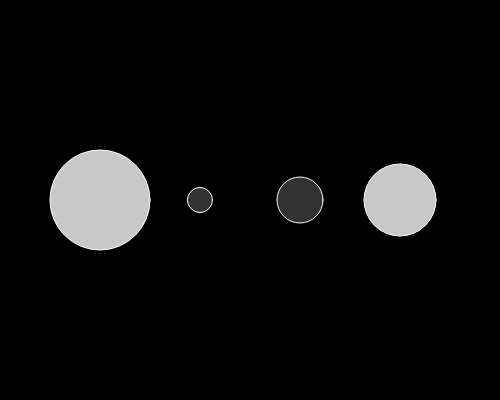
Frame 1 (no input)
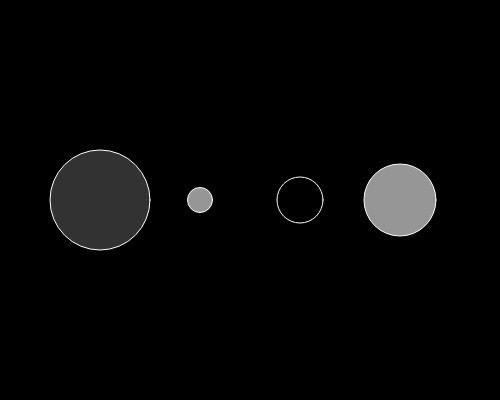
Frame 60 (no input)
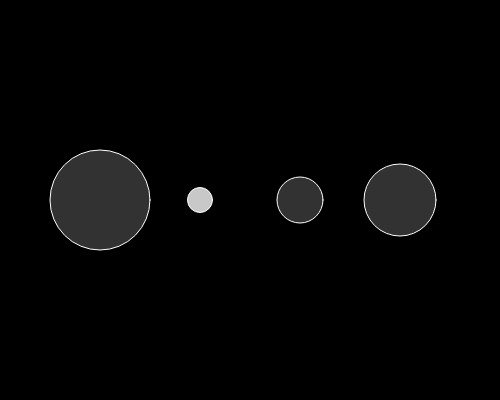
Frame 120 (the mouse pressed at the canvas centre since frame 60)

The p5.js sketch that drew these frames (run headless with seeded random() and noise() and a simulated clock; from frame 60 on, the mouse is pressed at the canvas centre):

// p5.js sketch
// ── sketch.js
let nums = [100, 25, 46, 72];

// num simple var to control radius
let num = 23;

let cols = [0, 50, 100, 150, 200, 250];
let len = cols.length - 1;

function setup() {
  createCanvas(500, 400);

}

function draw() {
  background(0);

    function pick_a_col() {

    // round is p5js so cannot be global func
  r = cols[round(random(len))];
    g = cols[round(random(len))];
  b = cols[round(random(len))];
  return r, g, b;

}

  for(let i = 0; i < 4; i++){
    stroke(255);
    fill(pick_a_col());
      ellipse(i*100+100, 200, nums[i]);
  }

}
